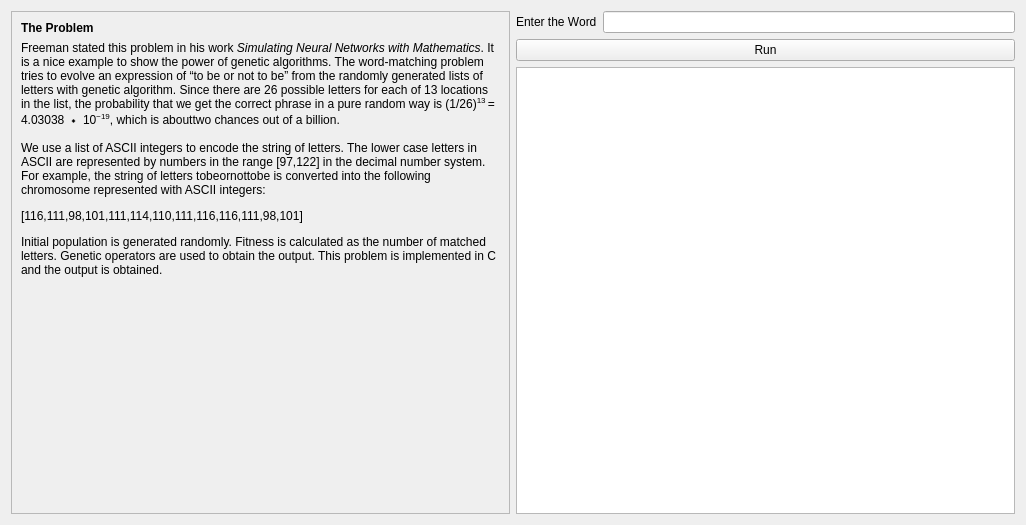
<?xml version="1.0" encoding="UTF-8"?>
<ui version="4.0">
 <class>WordMatchingProblem</class>
 <widget class="QWidget" name="WordMatchingProblem">
  <property name="geometry">
   <rect>
    <x>0</x>
    <y>0</y>
    <width>1026</width>
    <height>525</height>
   </rect>
  </property>
  <property name="windowTitle">
   <string>Form</string>
  </property>
  <layout class="QHBoxLayout" name="horizontalLayout">
   <item>
    <layout class="QVBoxLayout" name="verticalLayout">
     <property name="rightMargin">
      <number>0</number>
     </property>
     <item>
      <widget class="QScrollArea" name="scrollArea">
       <property name="widgetResizable">
        <bool>true</bool>
       </property>
       <widget class="QWidget" name="scrollAreaWidgetContents">
        <property name="geometry">
         <rect>
          <x>0</x>
          <y>0</y>
          <width>497</width>
          <height>503</height>
         </rect>
        </property>
        <layout class="QVBoxLayout" name="verticalLayout_3">
         <item>
          <widget class="QLabel" name="label_2">
           <property name="font">
            <font>
             <weight>75</weight>
             <bold>true</bold>
            </font>
           </property>
           <property name="text">
            <string>The Problem</string>
           </property>
          </widget>
         </item>
         <item>
          <widget class="QLabel" name="label">
           <property name="sizePolicy">
            <sizepolicy hsizetype="Preferred" vsizetype="Expanding">
             <horstretch>0</horstretch>
             <verstretch>0</verstretch>
            </sizepolicy>
           </property>
           <property name="text">
            <string>&lt;html&gt;&lt;head/&gt;&lt;body&gt;&lt;p&gt;Freeman stated this problem in his work &lt;span style=&quot; font-style:italic;&quot;&gt;Simulating Neural Networks with Mathematics&lt;/span&gt;. It is a nice example to show the power of genetic algorithms. The word-matching problem tries to evolve an expression of “to be or not to be” from the randomly generated lists of letters with genetic algorithm. Since there are 26 possible letters for each of 13 locations in the list, the probability that we get the correct phrase in a pure random way is (1/26)&lt;span style=&quot; vertical-align:super;&quot;&gt;13 &lt;/span&gt;= 4.03038 ∗ 10&lt;span style=&quot; vertical-align:super;&quot;&gt;−19&lt;/span&gt;, which is abouttwo chances out of a billion.&lt;/p&gt;&lt;p&gt;We use a list of ASCII integers to encode the string of letters. The lower case letters in ASCII are represented by numbers in the range [97,122] in the decimal number system. For example, the string of letters tobeornottobe is converted into the following chromosome represented with ASCII integers:&lt;/p&gt;&lt;p&gt;[116,111,98,101,111,114,110,111,116,116,111,98,101]&lt;/p&gt;&lt;p&gt;Initial population is generated randomly. Fitness is calculated as the number of matched letters. Genetic operators are used to obtain the output. This problem is implemented in C and the output is obtained.&lt;/p&gt;&lt;/body&gt;&lt;/html&gt;</string>
           </property>
           <property name="wordWrap">
            <bool>true</bool>
           </property>
          </widget>
         </item>
         <item>
          <spacer name="verticalSpacer">
           <property name="orientation">
            <enum>Qt::Vertical</enum>
           </property>
           <property name="sizeHint" stdset="0">
            <size>
             <width>20</width>
             <height>40</height>
            </size>
           </property>
          </spacer>
         </item>
        </layout>
       </widget>
      </widget>
     </item>
    </layout>
   </item>
   <item>
    <layout class="QVBoxLayout" name="verticalLayout_2">
     <property name="rightMargin">
      <number>0</number>
     </property>
     <item>
      <layout class="QHBoxLayout" name="horizontalLayout_2">
       <property name="leftMargin">
        <number>0</number>
       </property>
       <item>
        <widget class="QLabel" name="lblNumberGeneration">
         <property name="text">
          <string>Enter the Word</string>
         </property>
        </widget>
       </item>
       <item>
        <widget class="QLineEdit" name="txtNumberGeneration">
         <property name="text">
          <string/>
         </property>
         <property name="alignment">
          <set>Qt::AlignCenter</set>
         </property>
        </widget>
       </item>
      </layout>
     </item>
     <item>
      <widget class="QPushButton" name="btnRun">
       <property name="text">
        <string>Run</string>
       </property>
      </widget>
     </item>
     <item>
      <widget class="QPlainTextEdit" name="txtResult"/>
     </item>
    </layout>
   </item>
  </layout>
 </widget>
 <resources/>
 <connections/>
</ui>
